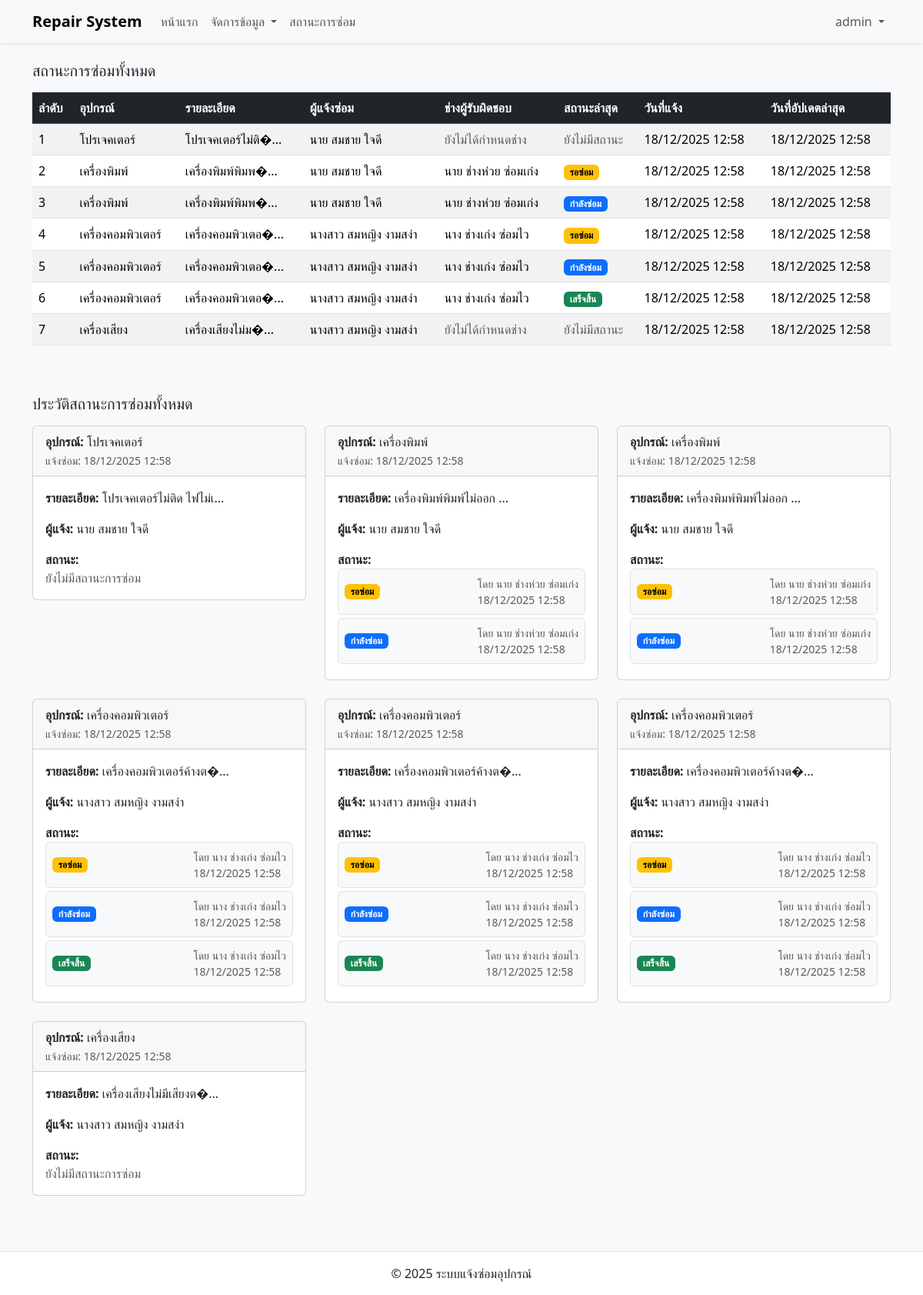
The page /frontend/admin/repairs.php (signed in) on the database its author committed.
### tables this page shows
CREATE TABLE repair (
    id INT AUTO_INCREMENT PRIMARY KEY,
    student_id INT NOT NULL,
    equipment_id INT NOT NULL,
    details TEXT NOT NULL,
    image VARCHAR(255),
    created_at TIMESTAMP DEFAULT CURRENT_TIMESTAMP,
    updated_at TIMESTAMP DEFAULT CURRENT_TIMESTAMP ON UPDATE CURRENT_TIMESTAMP,
    FOREIGN KEY (student_id) REFERENCES student(id) ON DELETE RESTRICT,
    FOREIGN KEY (equipment_id) REFERENCES equipment(id) ON DELETE RESTRICT
);

CREATE TABLE equipment (
    id INT AUTO_INCREMENT PRIMARY KEY,
    name VARCHAR(255) NOT NULL UNIQUE,
    created_at TIMESTAMP DEFAULT CURRENT_TIMESTAMP
);

CREATE TABLE student (
    id INT AUTO_INCREMENT PRIMARY KEY,
    title VARCHAR(10) NOT NULL,
    firstname VARCHAR(255) NOT NULL,
    lastname VARCHAR(255) NOT NULL,
    student_id VARCHAR(50) NOT NULL UNIQUE,
    auth_id INT NOT NULL,
    created_at TIMESTAMP DEFAULT CURRENT_TIMESTAMP,
    FOREIGN KEY (auth_id) REFERENCES auth(id) ON DELETE CASCADE
);

CREATE TABLE repair_detail (
    id INT AUTO_INCREMENT PRIMARY KEY,
    repair_id INT NOT NULL,
    technical_id INT NOT NULL,
    status VARCHAR(50) NOT NULL,  
    created_at TIMESTAMP DEFAULT CURRENT_TIMESTAMP,
    updated_at TIMESTAMP DEFAULT CURRENT_TIMESTAMP ON UPDATE CURRENT_TIMESTAMP,
    FOREIGN KEY (repair_id) REFERENCES repair(id) ON DELETE CASCADE,
    FOREIGN KEY (technical_id) REFERENCES technical(id) ON DELETE RESTRICT
);

CREATE TABLE technical (
    id INT AUTO_INCREMENT PRIMARY KEY,
    title VARCHAR(10) NOT NULL,
    firstname VARCHAR(255) NOT NULL,
    lastname VARCHAR(255) NOT NULL,
    phone VARCHAR(20),
    auth_id INT NOT NULL,
    created_at TIMESTAMP DEFAULT CURRENT_TIMESTAMP,
    FOREIGN KEY (auth_id) REFERENCES auth(id) ON DELETE CASCADE
);

### frontend/admin/repairs.php (the view, shortened to what this page needs)
<?php
require_once('../../configs/connect.php');
try {
    $stmt = $conn->prepare("
        SELECT
            r.id as repair_id,
            r.details,
            r.image,
            r.created_at as repair_date,
            r.updated_at as last_updated,
            s.title as student_title,
            s.firstname as student_firstname,
            s.lastname as student_lastname,
            e.name as equipment_name,
            t.title as tech_title,
            t.firstname as tech_firstname,
            t.lastname as tech_lastname,
            rd.status as current_status,
            rd.created_at as status_date
        FROM repair r
        LEFT JOIN student s ON r.student_id = s.id
        LEFT JOIN equipment e ON r.equipment_id = e.id
        LEFT JOIN repair_detail rd ON r.id = rd.repair_id
            AND rd.created_at = (
                SELECT MAX(created_at)
                FROM repair_detail
                WHERE repair_id = r.id
            )
        LEFT JOIN technical t ON rd.technical_id = t.id
        ORDER BY r.created_at DESC
    ");
    $stmt->execute();
    $repairs = $stmt->fetchAll();
} catch (PDOException $e) {
    die("Query Failed: " . $e->getMessage());
}
?>
<!doctype html>
<html lang="th">
<head>
    <link href="https://cdn.jsdelivr.net/npm/bootstrap@5.3.2/dist/css/bootstrap.min.css" rel="stylesheet" />
</head>
<body class="bg-light">
    <?php require_once '../layouts/navbar.php'?>
    <main class="container mt-4">
        <div class="d-flex justify-content-between align-items-center mb-3">
            <h2 class="h5 mb-0">สถานะการซ่อมทั้งหมด</h2>
        </div>
        <div class="table-responsive">
            <table class="table table-striped table-hover">
                <thead class="table-dark">
                    <tr>
                        <th>ลำดับ</th>
                        <th>อุปกรณ์</th>
                        <th>รายละเอียด</th>
                        <th>ผู้แจ้งซ่อม</th>
                        <th>ช่างผู้รับผิดชอบ</th>
                        <th>สถานะล่าสุด</th>
                        <th>วันที่แจ้ง</th>
                        <th>วันที่อัปเดตล่าสุด</th>
                    </tr>
                </thead>
                <tbody>
                    <?php if (count($repairs) > 0): ?>
                        <?php foreach ($repairs as $index => $repair): ?>
                            <tr>
                                <td><?= $index + 1 ?></td>
                                <td><?= htmlspecialchars($repair['equipment_name'] ?? 'N/A') ?></td>
                                <td><?= htmlspecialchars(substr($repair['details'], 0, 50)) . (strlen($repair['details']) > 50 ? '...' : '') ?></td>
                                <td>
                                    <?php if ($repair['student_title'] && $repair['student_firstname'] && $repair['student_lastname']): ?>
                                        <?= htmlspecialchars($repair['student_title'] . ' ' . $repair['student_firstname'] . ' ' . $repair['student_lastname']) ?>
                                    <?php else: ?>
                                        N/A
                                    <?php endif; ?>
                                </td>
                                <td>
                                    <?php if ($repair['tech_title'] && $repair['tech_firstname'] && $repair['tech_lastname']): ?>
                                        <?= htmlspecialchars($repair['tech_title'] . ' ' . $repair['tech_firstname'] . ' ' . $repair['tech_lastname']) ?>
                                    <?php else: ?>
                                        <span class="text-muted">ยังไม่ได้กำหนดช่าง</span>
                                    <?php endif; ?>
                                </td>
                                <td>
                                    <?php if ($repair['current_status']): ?>
                                        <?php $statusClass = '';
                                            switch($repair['current_status']) {
                                                case 'รอซ่อม': $statusClass = 'status-waiting'; break;
                                                case 'กำลังซ่อม': $statusClass = 'status-in-progress'; break;
                                                case 'เสร็จสิ้น': $statusClass = 'status-completed'; break;
                                            }
                                        ?>
                                        <span class="badge <?= $statusClass ?>"><?= htmlspecialchars($repair['current_status']) ?></span>
                                    <?php else: ?>
                                        <span class="text-muted">ยังไม่มีสถานะ</span>
                                    <?php endif; ?>
                                </td>
                                <td><?= date('d/m/Y H:i', strtotime($repair['repair_date'])) ?></td>
                                <td>
                                    <?php if ($repair['last_updated']): ?>
                                        <?= date('d/m/Y H:i', strtotime($repair['last_updated'])) ?>
                                    <?php else: ?>
                                        N/A
                                    <?php endif; ?>
                                </td>
                            </tr>
                        <?php endforeach; ?>
                    <?php else: ?>
                        <tr>
                            <td colspan="8" class="text-center">ไม่มีข้อมูลการแจ้งซ่อม</td>
                        </tr>
                    <?php endif; ?>
                </tbody>
            </table>
        </div>
        <div class="mt-5">
            <h3 class="h5 mb-3">ประวัติสถานะการซ่อมทั้งหมด</h3>
            <div class="row">
                <?php foreach ($repairs as $index => $repair): ?>
                    <div class="col-md-6 col-lg-4 mb-4">
                        <div class="card">
                            <div class="card-header">
                                <strong>อุปกรณ์:</strong> <?= htmlspecialchars($repair['equipment_name'] ?? 'N/A') ?>
                                <br>
                                <small class="text-muted">แจ้งซ่อม: <?= date('d/m/Y H:i', strtotime($repair['repair_date'])) ?></small>
                            </div>
                            <div class="card-body">
                                <p><strong>รายละเอียด:</strong> <?= htmlspecialchars(substr($repair['details'], 0, 70)) . (strlen($repair['details']) > 70 ? '...' : '') ?></p>
                                <p><strong>ผู้แจ้ง:</strong>
                                    <?php if ($repair['student_title'] && $repair['student_firstname'] && $repair['student_lastname']): ?>
                                        <?= htmlspecialchars($repair['student_title'] . ' ' . $repair['student_firstname'] . ' ' . $repair['student_lastname']) ?>
                                    <?php else: ?>
                                        N/A
                                    <?php endif; ?>
                                </p>
                                <?php
                                $statusStmt = $conn->prepare("
                                    SELECT
                                        rd.status,
                                        rd.created_at,
                                        t.title as tech_title,
                                        t.firstname as tech_firstname,
                                        t.lastname as tech_lastname
                                    FROM repair_detail rd
                                    LEFT JOIN technical t ON rd.technical_id = t.id
                                    WHERE rd.repair_id = :repair_id
                                    ORDER BY rd.created_at ASC
                                ");
                                $statusStmt->execute([':repair_id' => $repair['repair_id']]);
                                $statusUpdates = $statusStmt->fetchAll();
                                ?>
                                <div class="mt-2">
                                    <strong>สถานะ:</strong>
                                    <?php if (count($statusUpdates) > 0): ?>
                                        <?php foreach ($statusUpdates as $status): ?>
                                            <div class="d-flex justify-content-between align-items-center mb-1 p-2 border rounded bg-light">
                                                <?php $statusClass = '';
                                                    switch($status['status']) {
                                                        case 'รอซ่อม': $statusClass = 'status-waiting'; break;
                                                        case 'กำลังซ่อม': $statusClass = 'status-in-progress'; break;
                                                        case 'เสร็จสิ้น': $statusClass = 'status-completed'; break;
                                                    }
                                                ?>
                                                <span class="badge <?= $statusClass ?>"><?= htmlspecialchars($status['status']) ?></span>
                                                <small class="text-muted">
                                                    <?php if ($status['tech_title'] && $status['tech_firstname'] && $status['tech_lastname']): ?>
                                                        โดย <?= htmlspecialchars($status['tech_title'] . ' ' . $status['tech_firstname'] . ' ' . $status['tech_lastname']) ?>
                                                    <?php endif; ?>
                                                    <br><?= date('d/m/Y H:i', strtotime($status['created_at'])) ?>
                                                </small>
                                            </div>
                                        <?php endforeach; ?>
                                    <?php else: ?>
                                        <div class="text-muted">ยังไม่มีสถานะการซ่อม</div>
                                    <?php endif; ?>
                                </div>
                            </div>
                        </div>
                    </div>
                <?php endforeach; ?>
            </div>
        </div>
    </main>
  <?php require_once '../layouts/footer.php'?>
</body>
</html>

### frontend/admin/repairs.php (style rules this page uses)
.status-waiting { background-color: #ffc107; color: #000; }
.status-in-progress { background-color: #0d6efd; color: #fff; }
.status-completed { background-color: #198754; color: #fff; }

### rows shown on the page
repair: equipment.name "โปรเจคเตอร์", details "โปรเจคเตอร์ไม่ติ�", student.lastname "นาย สมชาย ใจดี", shows "ยังไม่ได้กำหนดช่าง", shows "ยังไม่มีสถานะ", created_at "18/12/2025 12:58", updated_at "18/12/2025 12:58", details "โปรเจคเตอร์ไม่ติด ไฟไม่เ", shows "ยังไม่มีสถานะการซ่อม"
repair: equipment.name "เครื่องพิมพ์", details "เครื่องพิมพ์พิมพ�", student.lastname "นาย สมชาย ใจดี", tech_lastname "นาย ช่างห่วย ซ่อมเก่ง", current_status "รอซ่อม", created_at "18/12/2025 12:58", updated_at "18/12/2025 12:58", current_status "กำลังซ่อม", details "เครื่องพิมพ์พิมพ์ไม่ออก"
repair: equipment.name "เครื่องคอมพิวเตอร์", details "เครื่องคอมพิวเตอ�", student.lastname "นางสาว สมหญิง งามสง่า", tech_lastname "นาง ช่างเก่ง ซ่อมไว", current_status "รอซ่อม", created_at "18/12/2025 12:58", updated_at "18/12/2025 12:58", current_status "กำลังซ่อม", current_status "เสร็จสิ้น", details "เครื่องคอมพิวเตอร์ค้างต�"
repair: equipment.name "เครื่องเสียง", details "เครื่องเสียงไม่ม�", student.lastname "นางสาว สมหญิง งามสง่า", shows "ยังไม่ได้กำหนดช่าง", shows "ยังไม่มีสถานะ", created_at "18/12/2025 12:58", updated_at "18/12/2025 12:58", details "เครื่องเสียงไม่มีเสียงต�", shows "ยังไม่มีสถานะการซ่อม"
repair_detail: status "รอซ่อม", technical.lastname "นาย ช่างห่วย ซ่อมเก่ง", created_at "18/12/2025 12:58"
repair_detail: status "กำลังซ่อม", technical.lastname "นาย ช่างห่วย ซ่อมเก่ง", created_at "18/12/2025 12:58"
repair_detail: status "รอซ่อม", technical.lastname "นาง ช่างเก่ง ซ่อมไว", created_at "18/12/2025 12:58"
repair_detail: status "กำลังซ่อม", technical.lastname "นาง ช่างเก่ง ซ่อมไว", created_at "18/12/2025 12:58"
repair_detail: status "เสร็จสิ้น", technical.lastname "นาง ช่างเก่ง ซ่อมไว", created_at "18/12/2025 12:58"

### other values the page prints
$_SESSION['username'] "admin"
